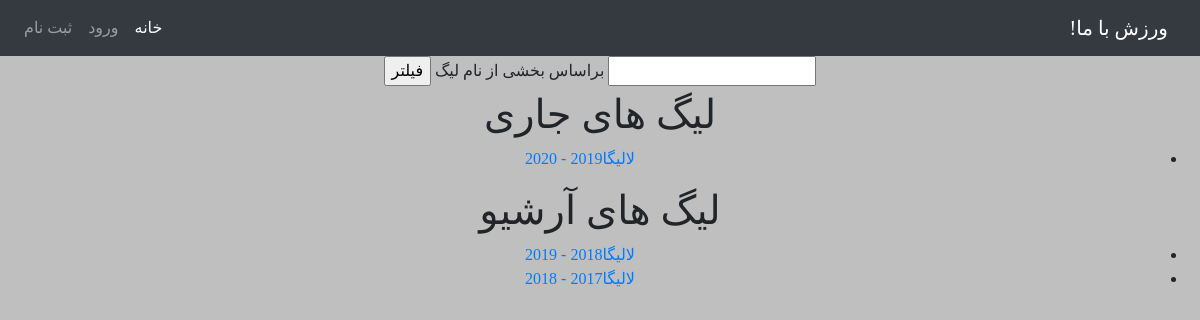
Screenshot of /football/leagues with the database file from the repository.
### sport/models/football_models.py (models this page shows)
class FootballLeague(League):
    pass

### sport/views/football_views.py (the view)
# urls.py: path('football/leagues', football_leagues, name='football_leagues'),
def football_leagues(request):
    current_year = timezone.now().year
    current_year = int(current_year)
    current_leagues = FootballLeague.objects.filter(year__gte=current_year)
    archive_leagues = FootballLeague.objects.filter(year__lt=current_year).order_by('-year')
    if request.POST:
        current_leagues = filter_leagues_by_text(current_leagues, request.POST["part_of_league"])
        archive_leagues = filter_leagues_by_text(archive_leagues, request.POST['part_of_league'])
    context = {
        'current_leagues': current_leagues,
        'archive_leagues': archive_leagues
    }
    return render(request, 'sport/football/football_leagues.html', context)

### sport/templates/sport/football/football_leagues.html (shortened to what this page needs)
{% extends 'base.html' %}
{% block content %}
<head>
</head>
<body>
<form action="{% url 'sport:football_leagues' %}" method="post">
       <input type="text" name="part_of_league" value="" id="1">
        <label for="1">براساس بخشی از نام لیگ</label>
        <input type="submit" value="فیلتر">
</form>
{% if current_leagues %}
    <h1>لیگ های جاری</h1>
    <ul>
    {% for l in current_leagues %}
        <li>
        <a href="{% url 'sport:league_detail_football' l.id %}">{{ l.name }}{{ l.year }} - {{ l.year|add:1}}</a>
        </li>
    {% endfor %}
    </ul>
    {% else %}
    <p>هیچ لیگ جاری وجود ندارد! </p>
{% endif %}
{% if archive_leagues %}
    <h1>لیگ های آرشیو</h1>
    <ul>
    {% for l in archive_leagues %}
        <li>
        <a href="{% url 'sport:league_detail_football' l.id %}">{{ l.name }}{{ l.year }} - {{ l.year|add:1 }}</a>
        </li>
    {% endfor %}
    </ul>
    {% else %}
    <p>هیچ لیگ آرشیو وجود ندارد</p>
{% endif %}
</body>
{% endblock %}

### rows the page displays
FootballLeague: name "لالیگا", year|add "2020"
FootballLeague: name "لالیگا", year|add "2019"
FootballLeague: name "لالیگا", year|add "2018"
